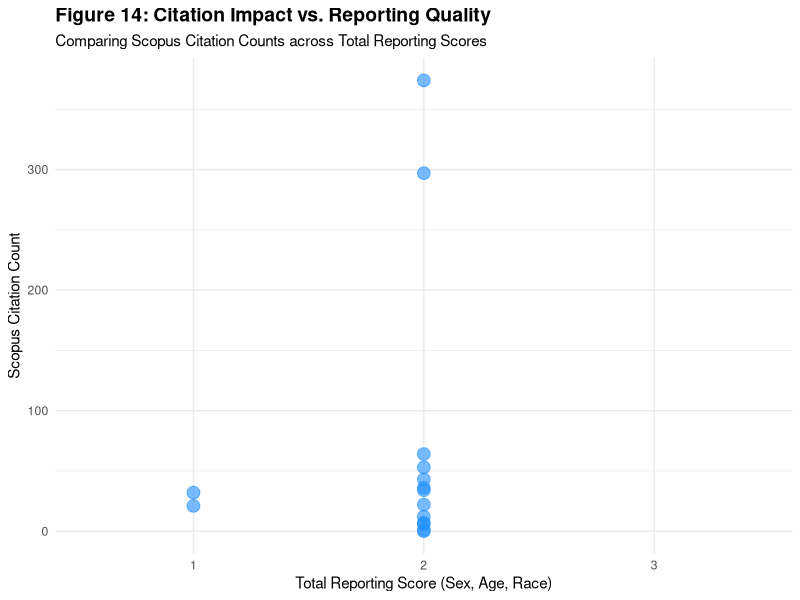

Source code (R):
library(ggplot2)
library(readr)

# Load data and clean missing data markers
data <- read_csv("figure14_data.csv", na = c("", "N?A"))

head(data)
colnames (data)
# Convert reporting score into a categorical variable
data$`Total Reporting Score` <- as.factor(data$`Total Reporting Score`)

# Plot 1: Citation Count vs Reporting Score
plot <- ggplot(data, aes(x = `Total Reporting Score`, y = `Scopus Citation Count`)) +
  geom_point(size = 4, color = "#1E90FF", alpha = 0.6) +
  scale_x_discrete(limits = c("1", "2","3")) +
  labs(
    title = "Figure 14: Citation Impact vs. Reporting Quality",
    subtitle = "Comparing Scopus Citation Counts across Total Reporting Scores",
    x = "Total Reporting Score (Sex, Age, Race)",
    y = "Scopus Citation Count"
  ) +
theme_minimal(base_family = "Helvetica") +
theme(
  plot.title = element_text(face = "bold", size = 14),
  text = element_text(family = "Helvetica")
  )

print(plot)
